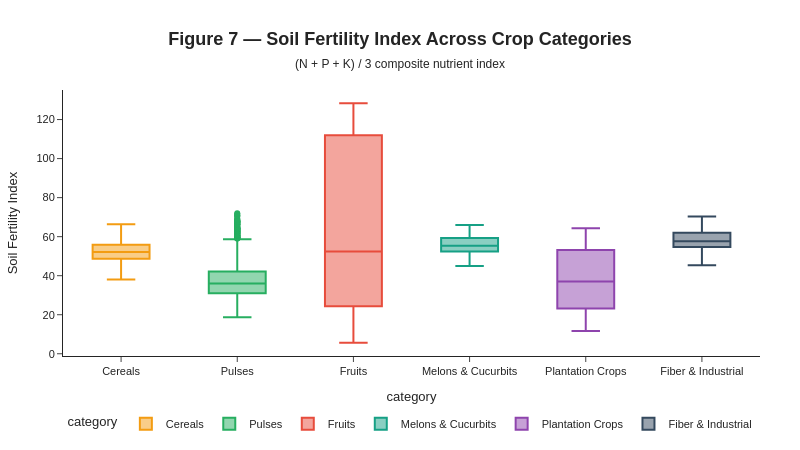

Notebook source saved alongside this figure:
### Markdown cell above
### 2.8 Soil Fertility Index

### Code cell
# Derived composite nutrient index: SFI = (N + P + K) / 3
df['soil_fertility_index'] = (df['N'] + df['P'] + df['K']) / 3
df_derived = df.copy()

fig = px.box(
    df_derived, x='category', y='soil_fertility_index',
    color='category', color_discrete_map=CAT_COLORS,
    template='simple_white',
    labels={'soil_fertility_index': 'Soil Fertility Index'},
    height=450, width=800
)

fig.update_layout(
    title=dict(
        text=(
            "<b>Figure 7 — Soil Fertility Index Across Crop Categories</b><br>"
            "<span style='font-size:12px'>(N + P + K) / 3 composite nutrient index</span>"
        ),
        x=0.5, xanchor='center', font=dict(size=18, family='Arial')
    ),
    font=dict(family='Arial', size=11),
    legend=dict(orientation='h', x=0.5, y=-0.2, xanchor='center'),
    margin=dict(l=60, r=40, t=90, b=80)
)
fig.show()

### Figure 1 — Plotly figure (JSON) as saved in the notebook; plotly's stock layout.template omitted (floating-point values rounded to 4 significant figures; data arrays with more than 128 entries replaced by an {"elided": "..."} marker saying what was removed)
{"data": [{"alignmentgroup": "True", "hovertemplate": "category=%{x}<br>Soil Fertility Index=%{y}<extra></extra>", "legendgroup": "Cereals", "marker": {"color": "#F39C12"}, "name": "Cereals", "notched": false, "offsetgroup": "Cereals", "orientation": "v", "showlegend": true, "type": "box", "x": {"elided": "200 str values"}, "x0": " ", "xaxis": "x", "y": {"elided": "200 float values"}, "y0": " ", "yaxis": "y"}, {"alignmentgroup": "True", "hovertemplate": "category=%{x}<br>Soil Fertility Index=%{y}<extra></extra>", "legendgroup": "Pulses", "marker": {"color": "#27AE60"}, "name": "Pulses", "notched": false, "offsetgroup": "Pulses", "orientation": "v", "showlegend": true, "type": "box", "x": {"elided": "700 str values"}, "x0": " ", "xaxis": "x", "y": {"elided": "700 float values"}, "y0": " ", "yaxis": "y"}, {"alignmentgroup": "True", "hovertemplate": "category=%{x}<br>Soil Fertility Index=%{y}<extra></extra>", "legendgroup": "Fruits", "marker": {"color": "#E74C3C"}, "name": "Fruits", "notched": false, "offsetgroup": "Fruits", "orientation": "v", "showlegend": true, "type": "box", "x": {"elided": "700 str values"}, "x0": " ", "xaxis": "x", "y": {"elided": "700 float values"}, "y0": " ", "yaxis": "y"}, {"alignmentgroup": "True", "hovertemplate": "category=%{x}<br>Soil Fertility Index=%{y}<extra></extra>", "legendgroup": "Melons & Cucurbits", "marker": {"color": "#16A085"}, "name": "Melons & Cucurbits", "notched": false, "offsetgroup": "Melons & Cucurbits", "orientation": "v", "showlegend": true, "type": "box", "x": {"elided": "200 str values"}, "x0": " ", "xaxis": "x", "y": {"elided": "200 float values"}, "y0": " ", "yaxis": "y"}, {"alignmentgroup": "True", "hovertemplate": "category=%{x}<br>Soil Fertility Index=%{y}<extra></extra>", "legendgroup": "Plantation Crops", "marker": {"color": "#8E44AD"}, "name": "Plantation Crops", "notched": false, "offsetgroup": "Plantation Crops", "orientation": "v", "showlegend": true, "type": "box", "x": {"elided": "200 str values"}, "x0": " ", "xaxis": "x", "y": {"elided": "200 float values"}, "y0": " ", "yaxis": "y"}, {"alignmentgroup": "True", "hovertemplate": "category=%{x}<br>Soil Fertility Index=%{y}<extra></extra>", "legendgroup": "Fiber & Industrial", "marker": {"color": "#34495E"}, "name": "Fiber & Industrial", "notched": false, "offsetgroup": "Fiber & Industrial", "orientation": "v", "showlegend": true, "type": "box", "x": {"elided": "200 str values"}, "x0": " ", "xaxis": "x", "y": {"elided": "200 float values"}, "y0": " ", "yaxis": "y"}], "layout": {"boxmode": "overlay", "font": {"family": "Arial", "size": 11}, "height": 450, "legend": {"orientation": "h", "title": {"text": "category"}, "tracegroupgap": 0, "x": 0.5, "xanchor": "center", "y": -0.2}, "margin": {"b": 80, "l": 60, "r": 40, "t": 90}, "title": {"font": {"family": "Arial", "size": 18}, "text": "<b>Figure 7 — Soil Fertility Index Across Crop Categories</b><br><span style='font-size:12px'>(N + P + K) / 3 composite nutrient index</span>", "x": 0.5, "xanchor": "center"}, "width": 800, "xaxis": {"anchor": "y", "categoryarray": ["Cereals", "Pulses", "Fruits", "Melons & Cucurbits", "Plantation Crops", "Fiber & Industrial"], "categoryorder": "array", "domain": [0, 1], "title": {"text": "category"}}, "yaxis": {"anchor": "x", "domain": [0, 1], "title": {"text": "Soil Fertility Index"}}}}
